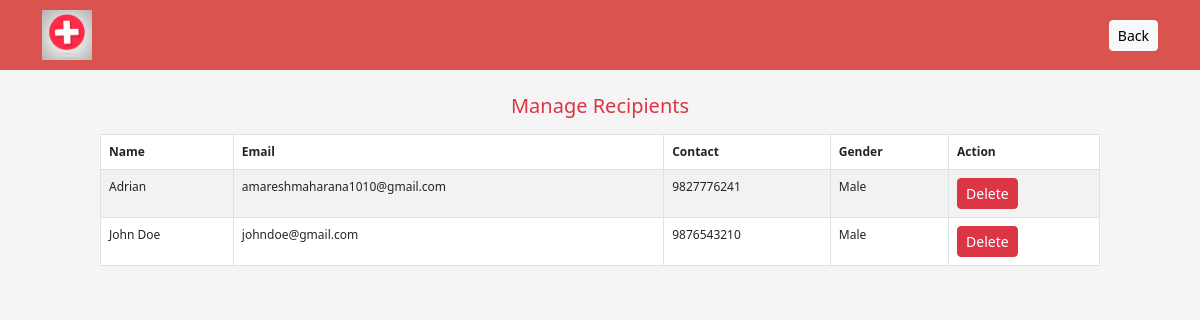
/donationapp/manage-recipients/, run on the app's committed database.
### donationapp/models.py (models this page shows, shortened)
class Recipient(models.Model):
    name = models.CharField(max_length=100)
    email = models.EmailField()
    contact = models.CharField(max_length=15, validators=[mobile_validator])
    address = models.TextField()
    id_proof = models.CharField(max_length=100)
    age = models.IntegerField()
    gender = models.CharField(max_length=10, choices=GenderChoices.choices)
    state = models.CharField(max_length=100)
    district = models.CharField(max_length=100)
    pin_code = models.CharField(max_length=6, validators=[pincode_validator])
    role = models.CharField(
        max_length=20,
        choices=RoleChoices.choices,
        default=RoleChoices.RECIPIENT
    )
    created_at = models.DateTimeField(auto_now_add=True)
    updated_at = models.DateTimeField(auto_now=True)
    class Meta:
        verbose_name_plural = "Recipients"
        indexes = [
            models.Index(fields=['state', 'district']),
        ]

### donationapp/views.py (the view)
# urls.py: path('manage-recipients/', views.manage_recipients, name='manage_recipients'),
def manage_recipients(request):
    if 'delete' in request.GET:
        recipient_id = request.GET.get('delete')
        Recipient.objects.filter(id=recipient_id).delete()
        return redirect('manage_recipients')
    recipients = Recipient.objects.all()
    return render(request, 'donationapp/managerecipient.html', {'recipients': recipients})

### templates/donationapp/managerecipient.html (shortened to what this page needs)
<!DOCTYPE html>
<html lang="en">
<head>
  {% load static %}
  <link href="https://cdn.jsdelivr.net/npm/bootstrap@5.3.0/dist/css/bootstrap.min.css" rel="stylesheet">
</head>
<body>
<header>
  <div class="container d-flex align-items-center justify-content-between">
    <a href="{% url 'home' %}">
      <img src="{% static 'img/image/b12.jpg' %}" alt="Logo" height="50" width="50">
    </a>
    <a href="{% url 'dashboard' %}" class="btn btn-sm btn-light">Back </a>
  </div>
</header>
<div class="container my-4">
  <div class="form-section" style="max-width: 1000px; margin: auto;">
    <h5 class="text-center text-danger mb-3">Manage Recipients</h5>
    <table class="table table-bordered table-striped">
      <thead>
        <tr>
            <th>Name</th><th>Email</th><th>Contact</th><th>Gender</th><th>Action</th>
        </tr>
      </thead>
      <tbody>
        {% for recipient in recipients %}
        <tr>
            <td>{{ recipient.name }}</td>
            <td>{{ recipient.email }}</td>
            <td>{{ recipient.contact }}</td>
            <td>{{ recipient.gender }}</td>
          <td>
            <a href="?delete={{ donor.id }}" class="btn btn-sm btn-danger"
               onclick="return confirm('Are you sure you want to delete this donor?')">Delete</a>
          </td>
        </tr>
        {% endfor %}
      </tbody>
    </table>
  </div>
</div>
</body>
</html>

### templates/donationapp/managerecipient.html (style rules this page uses)
body { background-color: #f5f5f5; font-size: 12px; }
header { background-color: #d9534f; padding: 10px 0; }
.table th, .table td { font-size: 12px; }

### data on the page
Recipient: name "Adrian", email "amareshmaharana1010@gmail.com", contact "9827776241", gender "Male"
Recipient: name "John Doe", email "johndoe@gmail.com", contact "9876543210", gender "Male"
